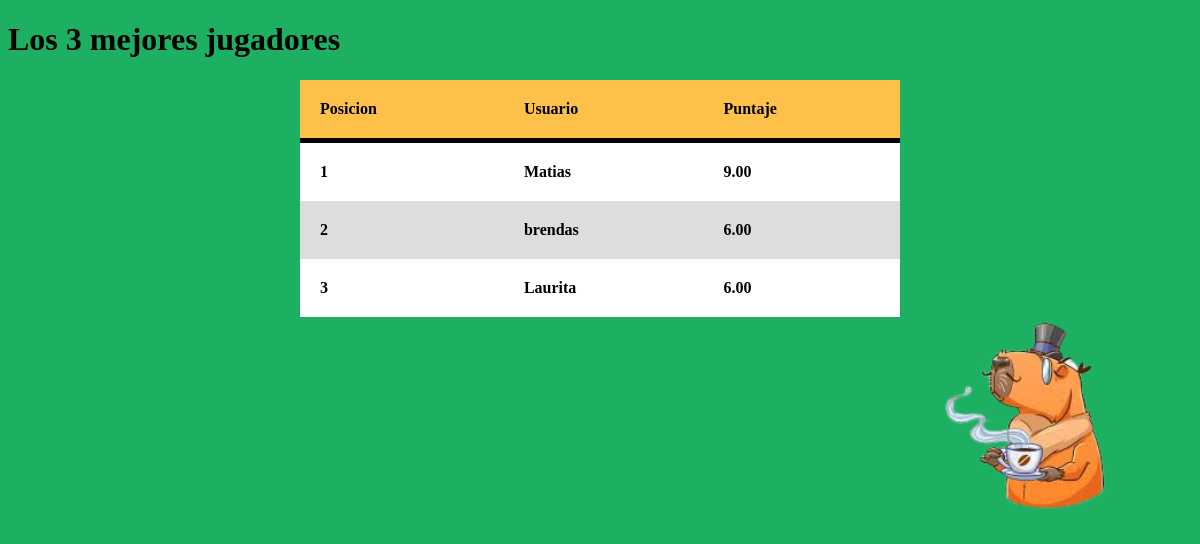
/tablero/, run on an earlier commit of the app's database.
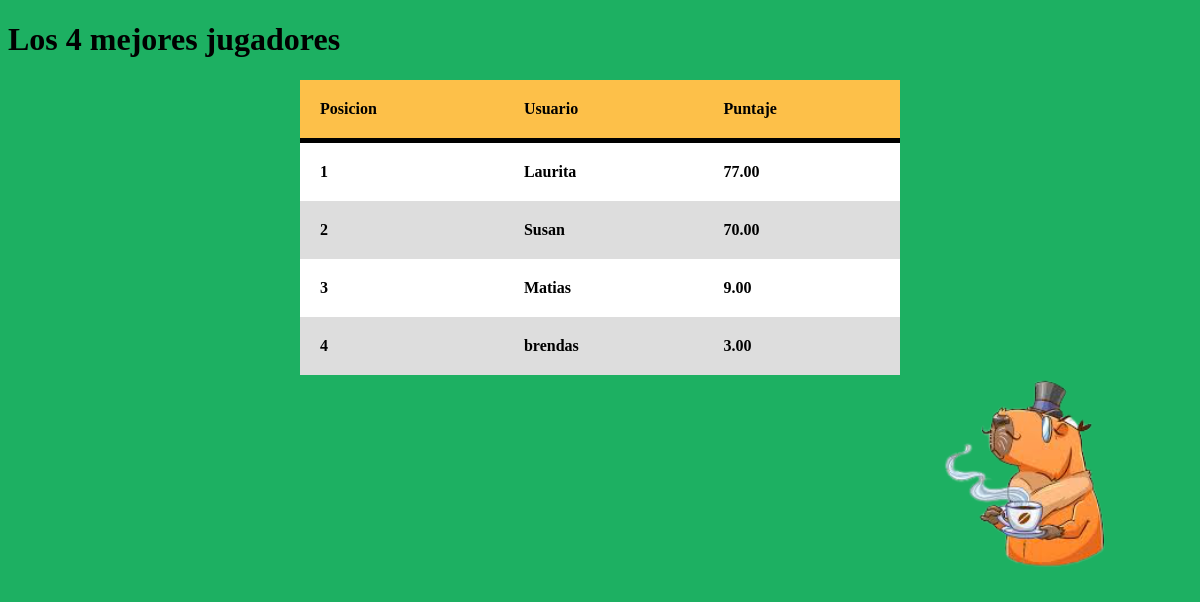
And on a later commit of the database.
### Quiz1/models.py (models this page shows, shortened)
class QuizUsuario(models.Model):
	usuario = models.OneToOneField(User, on_delete=models.CASCADE)
	puntaje_total = models.DecimalField(verbose_name='Puntaje Total', default=0, decimal_places=2, max_digits=10)

### Quiz1/views.py (the view)
# urls.py: path('tablero/',tablero, name='tablero'),
def tablero(request):
	total_usaurios_quiz = QuizUsuario.objects.order_by('-puntaje_total')[:10]
	contador = total_usaurios_quiz.count()
	context = {
		'usuario_quiz':total_usaurios_quiz,
		'contar_user':contador
	}
	return render(request, 'play/tablero.html', context)

### template/play/tablero.html (shortened to what this page needs)
<!DOCTYPE html>
<html lang="es">
<head>
    <link rel="stylesheet" href="{% static 'css/styleTablero.css' %}">
</head>
<body>
    <h1>
        <span class="info">
            Los {{contar_user}} mejores jugadores
        </span>
    </h1>
{% block contenido %}
<div id="main-container">
    <table>
        <thead>
            <tr>
                <th>Posicion</th>
                <th>Usuario</th>
                <th>Puntaje</th>
            </tr>
        </thead>
        <tbody>
            {% for user_quiz in usuario_quiz %}
                <tr>
                    <th>{{forloop.counter}}</th>
                    <th>{{user_quiz.usuario.username}}</th>
                    <th>{{user_quiz.puntaje_total}}</th>
                </tr>
            {% endfor %}
        </tbody>
    </table>
    <img src="{% static 'css/Carpi3.jpg' %}" width="340" height="200"/>
</div>
{% endblock %}
</body>
</html>

What changed in the data, as far as the page shows it:
changed QuizUsuario "Laurita": puntaje_total "6.00" → "77.00"; moves up the list
added QuizUsuario: usuario.username "Susan", puntaje_total "70.00"
changed QuizUsuario "brendas": puntaje_total "6.00" → "3.00"
Also different on the page:
{{ contar_user }}: "3" → "4"
